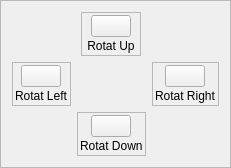
                  <widget class="QFrame" name="frame_29">
                   <property name="frameShape">
                    <enum>QFrame::StyledPanel</enum>
                   </property>
                   <property name="frameShadow">
                    <enum>QFrame::Raised</enum>
                   </property>
                   <layout class="QGridLayout" name="gridLayout_3">
                    <item row="0" column="1" alignment="Qt::AlignHCenter">
                     <widget class="QFrame" name="frame_37">
                      <property name="frameShape">
                       <enum>QFrame::StyledPanel</enum>
                      </property>
                      <property name="frameShadow">
                       <enum>QFrame::Raised</enum>
                      </property>
                      <layout class="QVBoxLayout" name="verticalLayout_18">
                       <property name="spacing">
                        <number>2</number>
                       </property>
                       <property name="leftMargin">
                        <number>2</number>
                       </property>
                       <property name="topMargin">
                        <number>2</number>
                       </property>
                       <property name="rightMargin">
                        <number>2</number>
                       </property>
                       <property name="bottomMargin">
                        <number>2</number>
                       </property>
                       <item alignment="Qt::AlignHCenter">
                        <widget class="QPushButton" name="Up_PitchButton">
                         <property name="sizePolicy">
                          <sizepolicy hsizetype="Fixed" vsizetype="Fixed">
                           <horstretch>0</horstretch>
                           <verstretch>0</verstretch>
                          </sizepolicy>
                         </property>
                         <property name="font">
                          <font>
                           <weight>75</weight>
                           <bold>true</bold>
                          </font>
                         </property>
                         <property name="text">
                          <string/>
                         </property>
                         <property name="icon">
                          <iconset>
                           <normaloff>../icons/images/rotateup.svg</normaloff>../icons/images/rotateup.svg</iconset>
                         </property>
                         <property name="iconSize">
                          <size>
                           <width>40</width>
                           <height>40</height>
                          </size>
                         </property>
                        </widget>
                       </item>
                       <item alignment="Qt::AlignHCenter">
                        <widget class="QLabel" name="label_39">
                         <property name="text">
                          <string> Rotat Up </string>
                         </property>
                        </widget>
                       </item>
                      </layout>
                     </widget>
                    </item>
                    <item row="1" column="0" alignment="Qt::AlignHCenter">
                     <widget class="QFrame" name="frame_36">
                      <property name="frameShape">
                       <enum>QFrame::StyledPanel</enum>
                      </property>
                      <property name="frameShadow">
                       <enum>QFrame::Raised</enum>
                      </property>
                      <layout class="QVBoxLayout" name="verticalLayout_19">
                       <property name="spacing">
                        <number>2</number>
                       </property>
                       <property name="leftMargin">
                        <number>2</number>
                       </property>
                       <property name="topMargin">
                        <number>2</number>
                       </property>
                       <property name="rightMargin">
                        <number>2</number>
                       </property>
                       <property name="bottomMargin">
                        <number>2</number>
                       </property>
                       <item alignment="Qt::AlignHCenter">
                        <widget class="QPushButton" name="Left_RowButton">
                         <property name="sizePolicy">
                          <sizepolicy hsizetype="Fixed" vsizetype="Fixed">
                           <horstretch>0</horstretch>
                           <verstretch>0</verstretch>
                          </sizepolicy>
                         </property>
                         <property name="font">
                          <font>
                           <weight>75</weight>
                           <bold>true</bold>
                          </font>
                         </property>
                         <property name="text">
                          <string/>
                         </property>
                         <property name="icon">
                          <iconset>
                           <normaloff>../icons/images/rotate left.svg</normaloff>../icons/images/rotate left.svg</iconset>
                         </property>
                         <property name="iconSize">
                          <size>
                           <width>40</width>
                           <height>40</height>
                          </size>
                         </property>
                        </widget>
                       </item>
                       <item alignment="Qt::AlignHCenter">
                        <widget class="QLabel" name="label_40">
                         <property name="text">
                          <string>Rotat Left</string>
                         </property>
                        </widget>
                       </item>
                      </layout>
                     </widget>
                    </item>
                    <item row="1" column="2" alignment="Qt::AlignHCenter">
                     <widget class="QFrame" name="frame_39">
                      <property name="frameShape">
                       <enum>QFrame::StyledPanel</enum>
                      </property>
                      <property name="frameShadow">
                       <enum>QFrame::Raised</enum>
                      </property>
                      <layout class="QVBoxLayout" name="verticalLayout_20">
                       <property name="spacing">
                        <number>2</number>
                       </property>
                       <property name="leftMargin">
                        <number>2</number>
                       </property>
                       <property name="topMargin">
                        <number>2</number>
                       </property>
                       <property name="rightMargin">
                        <number>2</number>
                       </property>
                       <property name="bottomMargin">
                        <number>2</number>
                       </property>
                       <item alignment="Qt::AlignHCenter">
                        <widget class="QPushButton" name="Right_RowButton">
                         <property name="sizePolicy">
                          <sizepolicy hsizetype="Fixed" vsizetype="Fixed">
                           <horstretch>0</horstretch>
                           <verstretch>0</verstretch>
                          </sizepolicy>
                         </property>
                         <property name="font">
                          <font>
                           <weight>75</weight>
                           <bold>true</bold>
                          </font>
                         </property>
                         <property name="text">
                          <string/>
                         </property>
                         <property name="icon">
                          <iconset>
                           <normaloff>../icons/images/rotate right.svg</normaloff>../icons/images/rotate right.svg</iconset>
                         </property>
                         <property name="iconSize">
                          <size>
                           <width>40</width>
                           <height>40</height>
                          </size>
                         </property>
                        </widget>
                       </item>
                       <item alignment="Qt::AlignHCenter">
                        <widget class="QLabel" name="label_42">
                         <property name="text">
                          <string>Rotat Right</string>
                         </property>
                        </widget>
                       </item>
                      </layout>
                     </widget>
                    </item>
                    <item row="2" column="1" alignment="Qt::AlignHCenter">
                     <widget class="QFrame" name="frame_38">
                      <property name="frameShape">
                       <enum>QFrame::StyledPanel</enum>
                      </property>
                      <property name="frameShadow">
                       <enum>QFrame::Raised</enum>
                      </property>
                      <layout class="QVBoxLayout" name="verticalLayout_21">
                       <property name="spacing">
                        <number>2</number>
                       </property>
                       <property name="leftMargin">
                        <number>2</number>
                       </property>
                       <property name="topMargin">
                        <number>2</number>
                       </property>
                       <property name="rightMargin">
                        <number>2</number>
                       </property>
                       <property name="bottomMargin">
                        <number>2</number>
                       </property>
                       <item alignment="Qt::AlignHCenter">
                        <widget class="QPushButton" name="Down_PitchButton">
                         <property name="sizePolicy">
                          <sizepolicy hsizetype="Fixed" vsizetype="Fixed">
                           <horstretch>0</horstretch>
                           <verstretch>0</verstretch>
                          </sizepolicy>
                         </property>
                         <property name="font">
                          <font>
                           <weight>75</weight>
                           <bold>true</bold>
                          </font>
                         </property>
                         <property name="text">
                          <string/>
                         </property>
                         <property name="icon">
                          <iconset>
                           <normaloff>../icons/images/rotatedown.svg</normaloff>../icons/images/rotatedown.svg</iconset>
                         </property>
                         <property name="iconSize">
                          <size>
                           <width>40</width>
                           <height>40</height>
                          </size>
                         </property>
                        </widget>
                       </item>
                       <item alignment="Qt::AlignHCenter">
                        <widget class="QLabel" name="label_41">
                         <property name="text">
                          <string>Rotat Down</string>
                         </property>
                        </widget>
                       </item>
                      </layout>
                     </widget>
                    </item>
                   </layout>
                  </widget>
